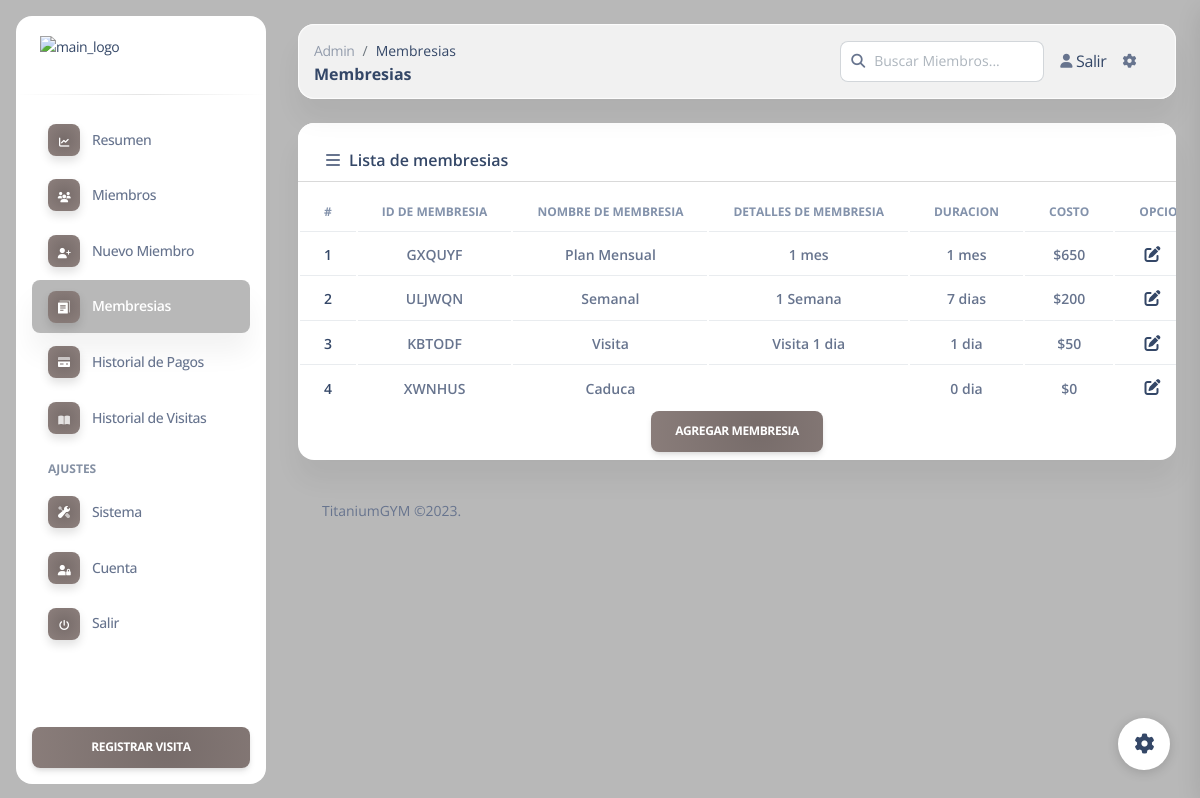
The page /dashboard/admin/membresias.php (signed in) on the database its author committed.
### tables this page shows
CREATE TABLE `plan` (
  `pid` varchar(8) NOT NULL,
  `planName` varchar(20) NOT NULL,
  `description` varchar(200) NOT NULL,
  `validity` varchar(20) NOT NULL,
  `amount` int(10) NOT NULL,
  `active` varchar(255) DEFAULT NULL,
  `planType` varchar(2) NOT NULL
);

### dashboard/admin/membresias.php (the view, shortened to what this page needs)
<?php
require '../../include/db_conn.php';
$principalColor = $_SESSION['principalColor'];
$backgroundColor =  $_SESSION['backgroundColor'];
?>
<!DOCTYPE html>
<html lang="es">
<head>
  <link rel="stylesheet" href="../assets/css/all-min.css"  />
  <link href="../assets/css/nucleo-icons.css" rel="stylesheet" />
  <link href="../assets/css/nucleo-svg.css" rel="stylesheet" />
  <link href="../assets/css/nucleo-svg.css" rel="stylesheet" />
  <link id="pagestyle" href="../assets/css/soft-ui-dashboard.css?v=1.0.6" rel="stylesheet" />
</head>
<body class="g-sidenav-show  bg-gray-100" style="<?php echo "background:$backgroundColor !important;"?>">
  <?php $active = 'memberships'; include 'components/menu.php'; ?>
  <main class="main-content position-relative max-height-vh-100 h-100 border-radius-lg ">
    <?php $titlePage = 'Membresias'; include 'components/navbar.php'; ?>
    <div class="container-fluid py-4">
      <div class="row">
        <div class="col-12">
          <div class="card mb-4">
            <div class="card-header pb-0">
              <div class="d-flex align-items-center">
                <i class="fa-solid fa-bars px-1 "></i>
                <h6 style="margin: inherit; padding-left:5px;">Lista de membresias</h6>
              </div>
            </div>
            <div class="card-body px-0 pt-0 pb-2">
              <div class="table-responsive p-0">
                <table class="table align-items-center justify-content-center mb-0">
					<thead>
						<tr class='text-center'>
							<th class="text-uppercase text-secondary text-xs font-weight-bolder">#</th>
							<th class="text-uppercase text-secondary text-xs font-weight-bolder">ID de Membresia</th>
							<th class="text-uppercase text-secondary text-xs font-weight-bolder">Nombre de Membresia</th>
							<th class="text-uppercase text-secondary text-xs font-weight-bolder">Detalles de Membresia</th>
							<th class="text-uppercase text-secondary text-xs font-weight-bolder">Duracion</th>
							<th class="text-uppercase text-secondary text-xs font-weight-bolder">Costo</th>
							<th class="text-uppercase text-secondary text-xs font-weight-bolder">Opciones</th>
						</tr>
					</thead>
					<tbody>
						<?php
							$query  = "select * from plan where active='yes' ORDER BY amount DESC";
							$result = mysqli_query($con, $query);
							$sno    = 1;
							if (mysqli_affected_rows($con) != 0) {
								while ($row = mysqli_fetch_array($result, MYSQLI_ASSOC)) {
									$msgid = $row['pid'];
                  if($row['validity'] > 1) {
                    $planTimeType = $row['planType'] == "d" ? "dias" : "meses";
                  } else {
                    $planTimeType = $row['planType'] == "d" ? "dia" : "mes";
                  }
									echo "<tr ><td><div class='my-auto'><h6 class='mb-0 text-sm text-center'>" . $sno . "</h6></div></td>";
									echo "<td><p class='text-sm font-weight-bold mb-0 text-center'>" . $row['pid'] . "</p></td>";
									echo "<td><p class='text-sm font-weight-bold mb-0 text-center'>" . $row['planName'] . "</p></td>";
									echo "<td><p class='text-sm font-weight-bold mb-0 text-center'>" . $row['description'] . "</p></td>";
									echo "<td><p class='text-sm font-weight-bold mb-0 text-center'>" . $row['validity'] . " " . $planTimeType . "</p></td>";
									echo "<td><p class='text-sm font-weight-bold mb-0 text-center'>$" . $row['amount'] . "</p></td>";
									$sno++;
									echo '<td class="d-flex justify-content-evenly"><a href=edit_plan.php?id="'.$row['pid'].'"><i class="fa-solid fa-pen-to-square"></i></a><form action="del_plan.php" method="post" onSubmit="return ConfirmDelete();"><input type="hidden" name="name" value="' . $msgid .'"/><button class="px-0 py-0" style="background: transparent; border: none;" type="submit"><i class="fa-solid fa-trash"></i></button></form></td></tr>';
								}
							}
						?>
					</tbody>
				</table>
              </div>
			   <a href="new_plan.php">
			  	<button style="background-image: <?php echo $principalColor ?>;" type="button" class="btn btn-primary center text-center d-block m-auto">Agregar Membresia</button>
				</a>
            </div>
          </div>
        </div>
      </div>
      <?php include 'components/footer.php';?>
    </div>
  </main>
  <?php include 'components/fixed_plugin.php';?>
</body>
</html>

### rows shown on the page
plan: pid "GXQUYF", planName "Plan Mensual", description "1 mes", validity "1", planType "mes", amount "650"
plan: pid "ULJWQN", planName "Semanal", description "1 Semana", validity "7", planType "dias", amount "200"
plan: pid "KBTODF", planName "Visita", description "Visita 1 dia", validity "1", planType "dia", amount "50"
plan: pid "XWNHUS", planName "Caduca", validity "0", planType "dia", amount "0"

### other values the page prints
$titlePage "Membresias"
$_SESSION['siteTitle'] "TitaniumGYM"
